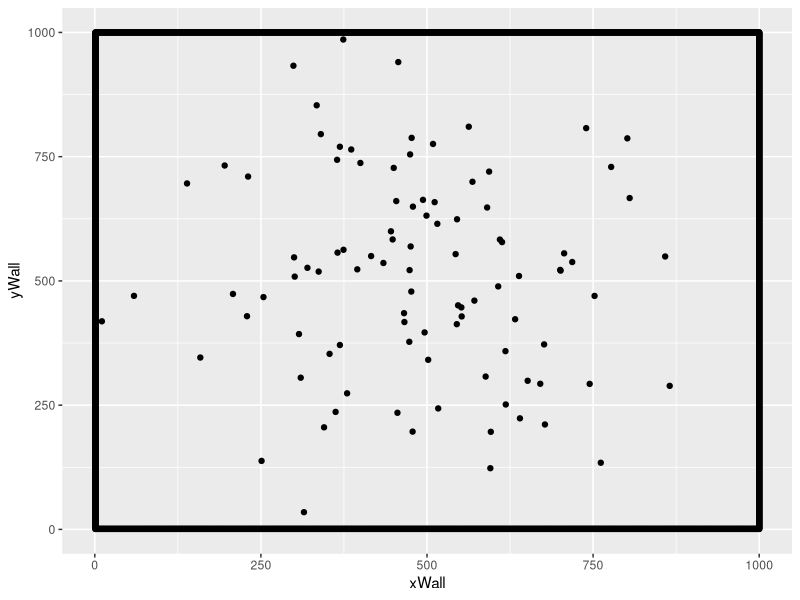
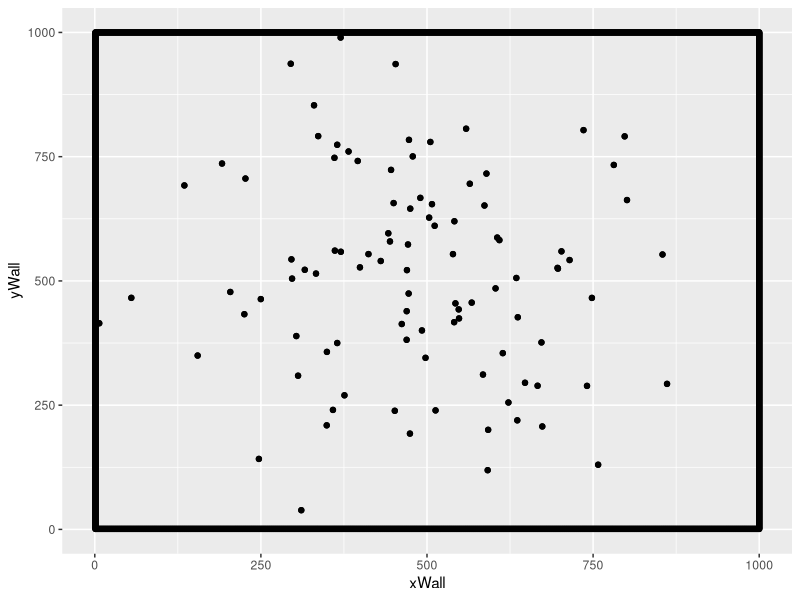

Write the R code that produced these figures, in order.
# Author: Gabriel Dell'Accio
# The following is a 2D variant of the Reynolds Boid model.
# LIBRARIES:
library(ggplot2)

# ARENA PARAMETERS:
# Set if equal height and width
size <- 1000.0

centerCor <- rep(size/2,2)

xVal <- size
yVal <- size

nIndividuals <- 100 
swarmCohesion <- 0.5
swarmAvoidance <- 0.5
baseMovementRate <- 4
densitySensitivity <- 75
spatialDistribution <- 150
thetaDistribution <- 50

# GENERATING AN ARENA
create.arena <- function(xLength, yLength) {
  xLimit <- xLength 
  yLimit <- yLength
  
  arena.Data <<- data.frame(
    yWall = rep(1,yLimit),
    xWall = c(1:xLimit),
    xNorthWall = c(1:xLimit),
    yNorthWall = rep(yLimit,yLimit)
  )

  # Creating Arena Borders
  arena <- ggplot(data = arena.Data, aes(x=xWall,y=yWall))
  arena <- arena + geom_point() +  ylim(1,yLimit) + xlim(1,xLimit) + geom_point(aes(xNorthWall,yNorthWall)) + geom_point(aes(rep(1,xLimit),c(1:yLimit))) + geom_point(aes(rep(xLimit,xLimit),c(1:yLimit)))

  return(arena)
}
arenaSim <- create.arena(xVal, yVal)

# INITIALIZE THE SWARM POPULATION
initialize.swarm <- function(cohesion, avoidance, spatial.distribution.factor, theta.distribution.factor ,coordinateLocation) {
    arena.Data$index <<- c(1:nIndividuals)
    arena.Data$swarm.cohesion <<- rep(swarmCohesion,nIndividuals)
    arena.Data$swarm.avoidance <<- rep(swarmAvoidance,nIndividuals)
    arena.Data$xPosition <<- rep(NA, xVal)
    arena.Data$yPosition <<- rep(NA, yVal)
    arena.Data$theta <<- rep(NA, xVal)
  
  for(var in 1:nIndividuals) {
    arena.Data$xPosition[var] <<- rnorm(1, mean=coordinateLocation[1], sd=spatial.distribution.factor + 50)
    arena.Data$yPosition[var] <<- rnorm(1, mean=coordinateLocation[2], sd=spatial.distribution.factor + 50)
    arena.Data$theta[var] <<- rnorm(1, mean = 180, sd= theta.distribution.factor + 5)
  }
}

# Display the swarm in the 2D arena.
initialize.swarm(swarmCohesion, swarmAvoidance, spatialDistribution, thetaDistribution, centerCor)

display.swarm <- function() {
  return(arenaSim + geom_point(aes(arena.Data$xPosition, arena.Data$yPosition)))
}

arenaSim <- display.swarm()
arenaSim


determine.density <- function(senseHeight, senseWidth, locationX, locationY) {

  nTotalPositions <- ((senseHeight * senseWidth) * 4)

  startX <- locationX - senseWidth
  # print(paste("Start x: ", startX))

  endX <- locationX + senseWidth
  # print(paste("End x: ", endX))

  startY <- locationY - senseHeight
  endY <- locationY + senseHeight

  numberOfIndividualsPresent <- 0


  count <- 1
  for(indOne in 1:nIndividuals) {

    if((arena.Data$xPosition[count] <= endX) && (arena.Data$xPosition[count] >= startX)) {

      # print(paste("xposition: ", arena.Data$xPosition[count]))

      if((arena.Data$yPosition[count] <= endY) && (arena.Data$yPosition[count] >= startY)) {
        numberOfIndividualsPresent <- numberOfIndividualsPresent + 1
      }
    }

    count <- count + 1
  }

  print(paste("Number of indviduals in space: ", numberOfIndividualsPresent))
  print(paste("total positions: ", nTotalPositions))
  finalDensity <- ((numberOfIndividualsPresent / nTotalPositions)  + (numberOfIndividualsPresent/nIndividuals))
  return(finalDensity)

}

# Determines the density value for each agent in the swarm.
find.Neighbors <- function() {
  count <- 1
  for (var in 1:nIndividuals) {
    result <- determine.density(densitySensitivity,densitySensitivity,arena.Data$xPosition[count], arena.Data$yPosition[count])
    print(result)
    arena.Data$Density[count] <<- result 
    count <- count + 1
  }
}
find.Neighbors()

densityTotal <- 0
tempDensityArray <- c()

for(var in 1:nIndividuals) {
  densityTotal <- densityTotal + arena.Data$Density[var] 
  tempDensityArray[var] <- arena.Data$Density[var] 
}

meanDensity <- (densityTotal / nIndividuals) 
sdDensity <- (sd(tempDensityArray)) 


sdDistance <- function(value, mean, sd) {
  temp <- abs(mean - value) %/% sd
  return(temp)
}

determine.density.distance <- function(mean, sd) {
 for (var in 1:nIndividuals){
    print(paste("Mean: ", mean))
    print(paste("SD: ", sd))
   arena.Data$DensityDistance[var] <<- sdDistance(arena.Data$Density[var], mean, sd)
 }
}

determine.density.distance(meanDensity, sdDensity)


# Translates a value 1-360 into x and y "direction"
determineThetaDirection <- function(currentTheta) {
  if ((currentTheta > 0) && (currentTheta < 90)) {
    xDir <- 1
    yDir <- -1
    # REGION 1
    # Down to the right, so y is decreasing, x is increasing.
  } else if((currentTheta > 89) && (currentTheta < 91)) {
    xDir <- 0
    yDir <- -1
    # DOWN
    # Downwards, so y is decreasing, x stays the same.
  } else if((currentTheta > 91)  && (currentTheta < 179)) {
    xDir <- -1
    yDir <- -1
    # REGION 2
    # Down to the left, so y is decreasing, x is decreasing.
  } else if((currentTheta > 179.0) && (currentTheta < 181.00)) {
    xDir <- -1
    yDir <- 0
    # LEFT
    # To the left, so y is staying the same, x is decreasing.
  } else if((currentTheta > 181.0) && (currentTheta < 269.0)) {
    xDir <- -1
    yDir <- 1
    # REGION 3
    # Upwards to the left, so Y is increasing, x is decreasing
  } else if((currentTheta > 269.0) && (currentTheta < 271.0)) {
    xDir <- 0
    yDir <- 1
    # UP
    # Upwards, so x is staying the same, y is increasing
  } else if(currentTheta > 271) {
    xDir <- 1
    yDir <- 1
    # REGION 4
    # Upwards to the right, so x is increaing, y is increasing
  } else if(currentTheta >= 359.0 && currentTheta <= 360) {
    xDir <- 1
    yDir <- 0
  }
  result <- c(xDir,yDir)
  return(result)
}
 
# moves each agent in the swarm a fixed distance in a direction based on its theta.
step.swarm <- function() {
  
  for (var in 1:nIndividuals) {
    
    dirMult <- determineThetaDirection(arena.Data$theta[var])

    if(((dirMult[1] * baseMovementRate) + arena.Data$xPosition[var] >= size) || ((dirMult[1] * baseMovementRate) + arena.Data$xPosition[var] <= 0)) {
      arena.Data$xPosition[var] <<- ((dirMult[1] * -1) * baseMovementRate) + arena.Data$xPosition[var]
      } else {
        arena.Data$xPosition[var] <<- (dirMult[1] * baseMovementRate) + arena.Data$xPosition[var]
      } 
  
    if(((dirMult[2] * baseMovementRate) + arena.Data$yPosition[var] >= size) || ((dirMult[2] * baseMovementRate) + arena.Data$yPosition[var] <= 0)) {
      arena.Data$yPosition[var] <<- ((dirMult[2] * -1) * baseMovementRate) + arena.Data$yPosition[var]
    } else {
      arena.Data$yPosition[var] <<- (dirMult[2] * baseMovementRate)  + arena.Data$yPosition[var]
    }     
    
  }
  arenaSim <- display.swarm()
  arenaSim
}


step.swarm()

# This function runs a step of the simulation in which:
  # - Each agent asses how close it is to other agents 
  # - Each agent determines where it will move next
# step.swarm <- function() {

#   # temp.Data <- data.frame(
#   #   index <- c(1:nIndividuals),
#   #   nextX <- rep(0,nIndividuals),
#   #   nextY <- rep(0,nIndividuals),
#   #   nextTheta <- rep(0, nIndividuals)
#   # )


# }

# BEHAVIOR PRIMITIVES:

# # HEATMAP GENERATION
# # Assign a value to a location given how far away it is from the center. The farther the smaller the value.
# assign.location.value <- function(center, currentLocation, distribution.type) {
#   rowDiff <- abs(center[1] - currentLocation[1])
#   columnDiff <- abs(center[2] - currentLocation[2])
#   totalDifference <- rowDiff + columnDiff
#   scaledDifference <- 1 - (distribution.type(totalDifference)/distribution.type(center[1] * 2))
#   return(scaledDifference)
# }
# # Distribution of values around the center of the arena.
# value.distribution <- function(x) {
#   return(x^2)
# }
# # Generate heat map 
# create.heatmap <- function(arena.length, arena.width) {
#   centerArena <- c(arena.length/2, arena.width/2)
#   arena.heat.map <- matrix(nrow = arena.length, ncol = arena.width)
#   for(i in 1:arena.length) {
#     for(j in 1:arena.width) {
#       currentIndex <- c(i,j)
#       arena.heat.map[i,j] <- assign.location.value(centerArena, currentIndex, value.distribution)
#     }
#   }
#   return(arena.heat.map)
# }
# heat.map <- create.heatmap(xVal,yVal)
